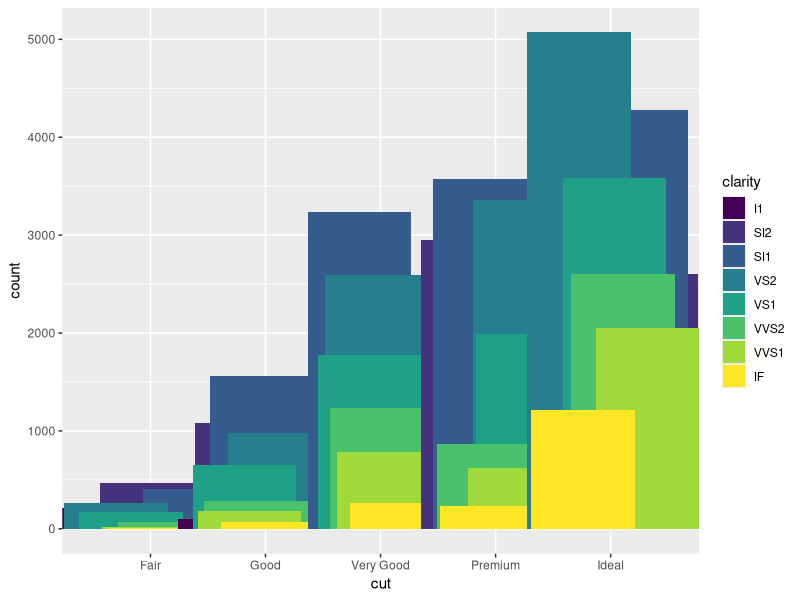

This chart was generated by the following R code:
packageVersion("tidyverse")
library("tidyverse")
ggplot( data = diamonds) +
	geom_bar(
		mapping = aes(x =cut, fill = clarity),
		position = "jitter"
	)